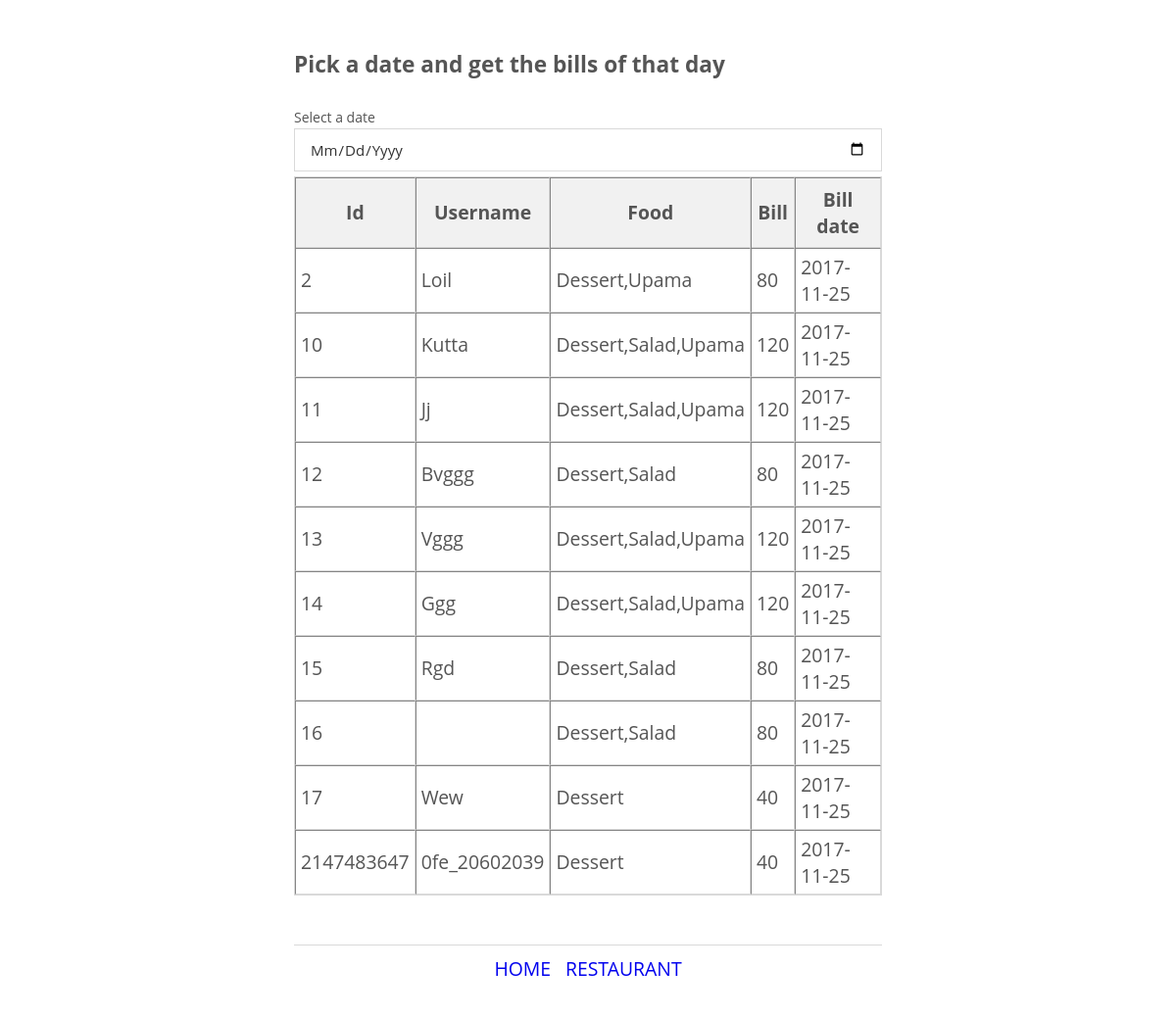
The app's page /stat.php?bdate=2017-11-25 with its own data.
### tables this page shows
CREATE TABLE `rest` (
  `id` int(5) NOT NULL,
  `username` varchar(50) NOT NULL,
  `food` text NOT NULL,
  `bill` float NOT NULL,
  `billdate` date NOT NULL,
  `billtime` date NOT NULL
);

### public/stat.php (the view, shortened to what this page needs)
<?PHP
if(isset($_GET)){
	if(isset($_GET["bdate"])){
		$d = $_GET["bdate"];
		$db = new mysqli(HOST,USER,DB_PASS,DB_NAME);
		$qry = sprintf("SELECT id,username,food,bill,billdate FROM rest WHERE billdate = '%s'",$d);
		$res = $db->query($qry);
		$details = mysqli_fetch_all($res);
	}
}
?>
<!DOCTYPE html>
<html>
<head>
	<link rel="stylesheet" type="text/css" href="style/css/style.css">
</head>
<body>
	<header>
		<div class="header-wrap no-wrap">
			<div id="logo">
			</div>
		</div>
	</header>
	<section id="stat">
		<div class="section-wrap">
			<h3>Pick a date and get the bills of that day</h3>
			<form action="#" method="get" id="bill_details">
				<div class="ff">
					<label>
						Select a date
						<input type="date" name="bdate" onchange="get_bills(this);">
					</label>
				</div>
			</form>
			<?PHP
				if(isset($_GET) && isset($details)){
					echo "<table cellspacing=\"0\" border=\"1\"><tr><th>Id</th><th>Username</th><th>Food</th><th>Bill</th><th>Bill date</th></tr>";
					foreach ($details as $key => $value) {
							echo "<tr>";
						foreach ($value as $key => $value) {
							echo "<td>".$value."</td>";
						}
						echo "</tr>";
					}
					echo "</table>";
				}
			?>
			<footer>
			<a href="index.php">Home</a>
			<a href="restaurant.php">Restaurant</a>
			</footer>
		</div>
	</section>
</body>
</html>

### public/style/css/style.css (style rules this page uses)
html,body { margin: 0; padding: 0; font-family: "Open sans" , "Segoe ui"; font-size: 1.1em; color: #555; }
a { display: block; text-align: center; text-decoration: none; text-transform: uppercase; }
* { box-sizing: border-box; outline: none; }
header { width: 100%; margin: 0 auto; position: absolute; height: 50px; top: 0; left: 0; }
.header-wrap.no-wrap { margin: 0 auto; }
.header-wrap.no-wrap #logo { color: #fff; margin: 20px; font-size: 32.5px; position: fixed; left: 30px; font-family: "lobster"; top: 20px; z-index: 1; }
section { display: block; width: 100%; float: none; clear: both; }
.ff,.ffs { margin-bottom: 5px; clear: both; float: none; }
label { font-size: 14px; }
input,textarea,select { display: block; width: 100%; padding: 10px 15px; border: 1px solid #d9d9d9; font-family: "Open sans"; font-size: 15px; color: #333; }
input:not([type="email"]) { text-transform: capitalize; }
#stat { max-width: 600px; margin: 50px auto; }
table { width: 100%; border: 1px solid #d9d9d9; }
th { border-bottom: 1px solid #d9d9d9; padding: 8px 5px; background-color: #f1f1f1; }
td { padding: 5px; text-transform: capitalize; }
footer { border-top: 1px solid #d9d9d9; margin-top: 50px ; padding: 10px 0; text-align: center; }
footer a { display: inline-block; margin: 0 5px; }

### records on screen
rest: id "2", username "Loil", food "Dessert,upama", bill "80", billdate "2017-11-25"
rest: id "10", username "Kutta", food "Dessert,salad,upama", bill "120", billdate "2017-11-25"
rest: id "11", username "Jj", food "Dessert,salad,upama", bill "120", billdate "2017-11-25"
rest: id "12", username "Bvggg", food "Dessert,salad", bill "80", billdate "2017-11-25"
rest: id "13", username "Vggg", food "Dessert,salad,upama", bill "120", billdate "2017-11-25"
rest: id "14", username "Ggg", food "Dessert,salad,upama", bill "120", billdate "2017-11-25"
rest: id "15", username "Rgd", food "Dessert,salad", bill "80", billdate "2017-11-25"
rest: id "16", food "Dessert,salad", bill "80", billdate "2017-11-25"
rest: id "17", username "Wew", food "Dessert", bill "40", billdate "2017-11-25"
rest: id "2147483647", username "0fe_20602039", food "Dessert", bill "40", billdate "2017-11-25"
